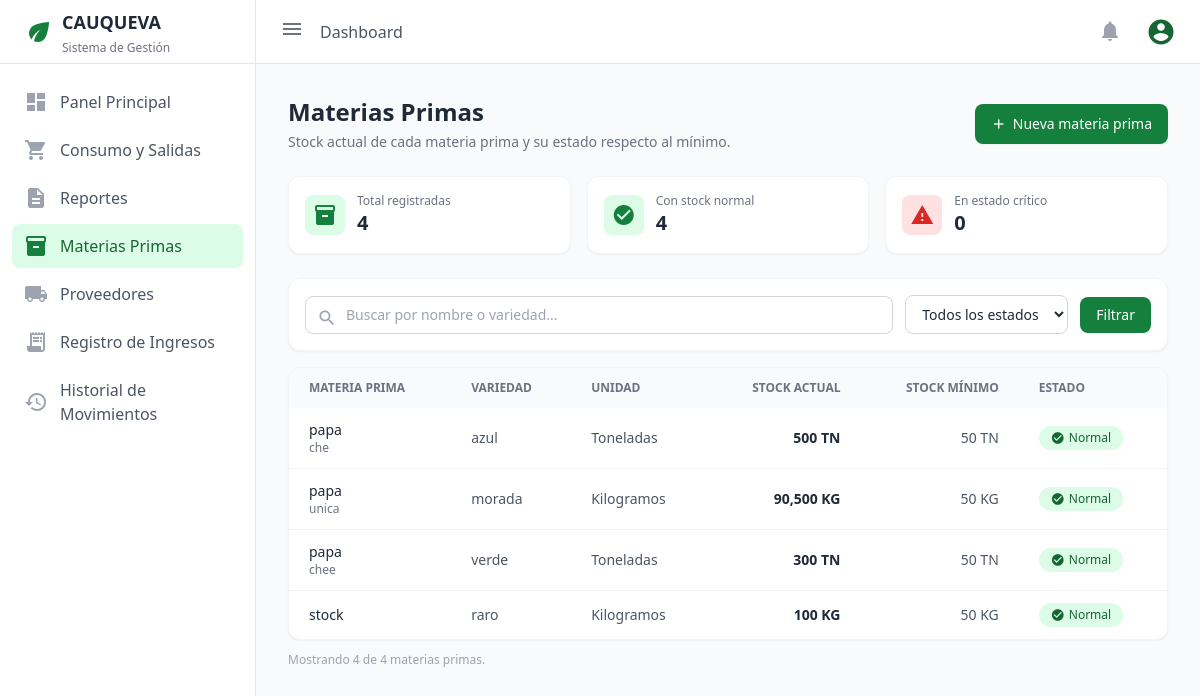
The page /inventariostock/ (signed in) on the database its author committed.
### inventario/models.py (models this page shows, shortened)
class MateriaPrima(models.Model):
    UNIDADES = [
        ('KG', 'Kilogramos'),
        ('TN', 'Toneladas'),
        ('UN', 'Unidades'),
    ]
    nombre = models.CharField(max_length=100)
    unidad_medida = models.CharField(max_length=2, choices=UNIDADES, default='KG')
    descripcion = models.CharField(max_length=255, blank=True, null=True)
    stock_actual = models.DecimalField(
        max_digits=10,
        decimal_places=2,
        default=0.00,
        validators=[MinValueValidator(0.00)])
    stock_minimo = models.DecimalField(max_digits=10, decimal_places=2, default=50.00, verbose_name="Stock Mínimo (kg)")
    variedad = models.CharField(max_length=100, blank=True, null=True)
    precio_referencia = models.DecimalField(
        max_digits=10,
        decimal_places=2,
        default=0.00,
        validators=[MinValueValidator(0.00)],
        verbose_name="Precio de referencia",
    )
    class Meta:
        verbose_name = "Materia Prima"
        verbose_name_plural = "Materias Primas"

### inventario/views.py (the view)
# urls.py: path('inventariostock/', views.listar_inventario, name='inventariostock'),
@login_required(login_url='login')
@user_passes_test(es_gerente, login_url='/consumos/')
def listar_inventario(request):
    q = request.GET.get("q", "").strip()
    estado = request.GET.get("estado", "").strip()
    if estado not in {"criticas", "normales"}:
        estado = ""
    todas_las_materias = MateriaPrima.objects.all()
    total = todas_las_materias.count()
    normales = todas_las_materias.filter(
        stock_actual__gt=F("stock_minimo")
    ).count()
    criticas = todas_las_materias.filter(
        stock_actual__lte=F("stock_minimo")
    ).count()
    materias = todas_las_materias
    if q:
        materias = materias.filter(
            Q(nombre__icontains=q) | Q(variedad__icontains=q)
        )
    if estado == "criticas":
        materias = materias.filter(stock_actual__lte=F("stock_minimo"))
    elif estado == "normales":
        materias = materias.filter(stock_actual__gt=F("stock_minimo"))
    materias = materias.order_by("nombre", "variedad")
    return render(
        request,
        "inventario/inventariostock.html",
        {
            "materias": materias,
            "total": total,
            "normales": normales,
            "criticas": criticas,
            "q": q,
            "estado": estado,
        },
    )

### inventario/context_processors.py (called while the page is built)
def notificaciones_stock(request):
    if not request.user.is_authenticated:
        return {}
    alertas = MateriaPrima.objects.filter(
        stock_actual__lte=F("stock_minimo")
    ).order_by("nombre", "variedad")
    return {
        "total_alertas": alertas.count(),
        "alertas_recientes": alertas[:5],
    }

### inventario/views.py (called while the page is built)
def es_gerente(user):
    return user.is_staff

### inventario/templates/inventario/inventariostock.html (shortened to what this page needs)
{% extends 'inventario/base.html' %}
{% block content %}
<div class="max-w-6xl mx-auto">
    <div class="mb-6 flex flex-wrap items-center justify-between gap-3">
        <div>
            <h2 class="text-2xl font-bold text-gray-800">Materias Primas</h2>
            <p class="text-sm text-gray-500 mt-1">Stock actual de cada materia prima y su estado respecto al mínimo.</p>
        </div>
        <a href="{% url 'registrar_materia_prima' %}"
           class="inline-flex items-center bg-green-700 hover:bg-green-800 text-white text-sm font-medium py-2 px-4 rounded-lg shadow-sm transition-colors">
            <span class="material-icons text-base mr-1.5">add</span> Nueva materia prima
        </a>
    </div>
    <div class="grid grid-cols-1 sm:grid-cols-3 gap-4 mb-6">
        <div class="bg-white rounded-xl border border-gray-100 shadow-sm p-4 flex items-center">
            <span class="material-icons text-green-700 bg-green-100 rounded-lg p-2 mr-3">inventory_2</span>
            <div>
                <p class="text-xs text-gray-500">Total registradas</p>
                <p class="text-xl font-semibold">{{ total }}</p>
            </div>
        </div>
        <div class="bg-white rounded-xl border border-gray-100 shadow-sm p-4 flex items-center">
            <span class="material-icons text-green-700 bg-green-100 rounded-lg p-2 mr-3">check_circle</span>
            <div>
                <p class="text-xs text-gray-500">Con stock normal</p>
                <p class="text-xl font-semibold">{{ normales }}</p>
            </div>
        </div>
        <div class="bg-white rounded-xl border border-gray-100 shadow-sm p-4 flex items-center">
            <span class="material-icons text-red-600 bg-red-100 rounded-lg p-2 mr-3">warning</span>
            <div>
                <p class="text-xs text-gray-500">En estado crítico</p>
                <p class="text-xl font-semibold">{{ criticas }}</p>
            </div>
        </div>
    </div>
    <form method="get" class="bg-white rounded-xl border border-gray-100 shadow-sm p-4 mb-4 flex flex-wrap items-center gap-3">
        <div class="relative flex-1 min-w-[220px]">
            <span class="material-icons absolute left-3 top-2 text-gray-400 text-xl">search</span>
            <input type="text" name="q" value="{{ q }}" placeholder="Buscar por nombre o variedad..."
                   class="w-full pl-10 pr-3 py-2 text-sm border border-gray-300 rounded-lg focus:outline-none focus:ring-2 focus:ring-green-600 focus:border-green-600">
        </div>
        <select name="estado" onchange="this.form.submit()"
                class="py-2 px-3 text-sm border border-gray-300 rounded-lg bg-white focus:outline-none focus:ring-2 focus:ring-green-600">
            <option value="">Todos los estados</option>
        </select>
        <button type="submit"
                class="bg-green-700 hover:bg-green-800 text-white text-sm font-medium py-2 px-4 rounded-lg transition-colors">
            Filtrar
        </button>
    </form>
    <div class="bg-white rounded-xl border border-gray-100 shadow-sm overflow-hidden">
        <div class="overflow-x-auto">
            <table class="w-full text-sm text-left">
                <thead class="bg-gray-50 text-xs uppercase text-gray-500">
                    <tr>
                        <th class="px-5 py-3 font-semibold">Materia prima</th>
                        <th class="px-5 py-3 font-semibold">Variedad</th>
                        <th class="px-5 py-3 font-semibold">Unidad</th>
                        <th class="px-5 py-3 font-semibold text-right">Stock actual</th>
                        <th class="px-5 py-3 font-semibold text-right">Stock mínimo</th>
                        <th class="px-5 py-3 font-semibold">Estado</th>
                    </tr>
                </thead>
                <tbody class="divide-y divide-gray-100">
                    {% for m in materias %}
                    <tr class="hover:bg-gray-50">
                        <td class="px-5 py-3">
                            <p class="font-medium text-gray-800">{{ m.nombre }}</p>
                            {% if m.descripcion %}
                                <p class="text-xs text-gray-500">{{ m.descripcion|truncatechars:60 }}</p>
                            {% endif %}
                        </td>
                        <td class="px-5 py-3 text-gray-600">{{ m.variedad|default:"—" }}</td>
                        <td class="px-5 py-3 text-gray-600">{{ m.get_unidad_medida_display }}</td>
                        <td class="px-5 py-3 text-right font-semibold {% if m.stock_actual <= m.stock_minimo %}text-red-600{% else %}text-gray-800{% endif %}">
                            {{ m.stock_actual|floatformat:"-2g" }} {{ m.unidad_medida }}
                        </td>
                        <td class="px-5 py-3 text-right text-gray-600">
                            {{ m.stock_minimo|floatformat:"-2g" }} {{ m.unidad_medida }}
                        </td>
                        <td class="px-5 py-3">
                            {% if m.stock_actual <= m.stock_minimo %}
                                <span class="inline-flex items-center rounded-full bg-red-100 px-3 py-0.5 text-xs font-medium text-red-700">
                                    <span class="material-icons text-sm mr-1">warning</span> Crítica
                                </span>
                            {% else %}
                                <span class="inline-flex items-center rounded-full bg-green-100 px-3 py-0.5 text-xs font-medium text-green-800">
                                    <span class="material-icons text-sm mr-1">check_circle</span> Normal
                                </span>
                            {% endif %}
                        </td>
                    </tr>
                    {% endfor %}
                </tbody>
            </table>
        </div>
    </div>
    <p class="text-xs text-gray-400 mt-3">Mostrando {{ materias|length }} de {{ total }} materias primas.</p>
</div>
{% endblock %}

### rows shown on the page
MateriaPrima: nombre "papa", descripcion "che", variedad "azul", unidad_medida "Toneladas", stock_actual "500", unidad_medida "TN", stock_minimo "50", shows "Normal"
MateriaPrima: nombre "papa", descripcion "unica", variedad "morada", unidad_medida "Kilogramos", stock_actual "90,500", unidad_medida "KG", stock_minimo "50", shows "Normal"
MateriaPrima: nombre "papa", descripcion "chee", variedad "verde", unidad_medida "Toneladas", stock_actual "300", unidad_medida "TN", stock_minimo "50", shows "Normal"
MateriaPrima: nombre "stock", variedad "raro", unidad_medida "Kilogramos", stock_actual "100", unidad_medida "KG", stock_minimo "50", shows "Normal"

### other values the page prints
{{ total }} "4"
{{ normales }} "4"
{{ criticas }} "0"
{{ materias|length }} "4"
